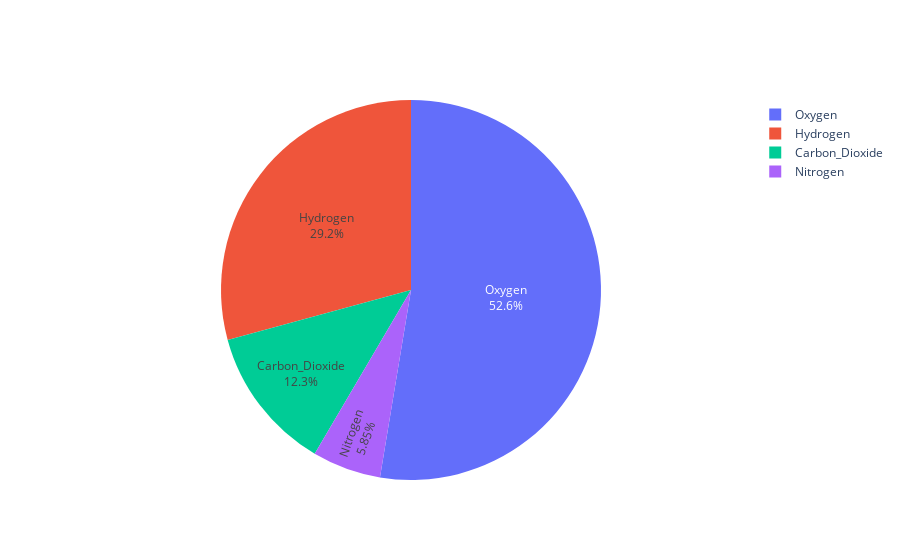

Notebook cell for this chart:
### Code cell
import plotly.graph_objects as go

labels = ['Oxygen','Hydrogen','Carbon_Dioxide','Nitrogen']
values = [4500, 2500, 1053, 500]

fig = go.Figure(data=[go.Pie(labels=labels, values=values)])
fig.update_traces(textinfo='label+percent')
fig.show()

### Figure 1 — Plotly figure (JSON) as saved in the notebook; plotly's stock layout.template omitted (floating-point values rounded to 4 significant figures)
{"data": [{"labels": ["Oxygen", "Hydrogen", "Carbon_Dioxide", "Nitrogen"], "textinfo": "label+percent", "type": "pie", "values": [4500, 2500, 1053, 500]}], "layout": {}}
